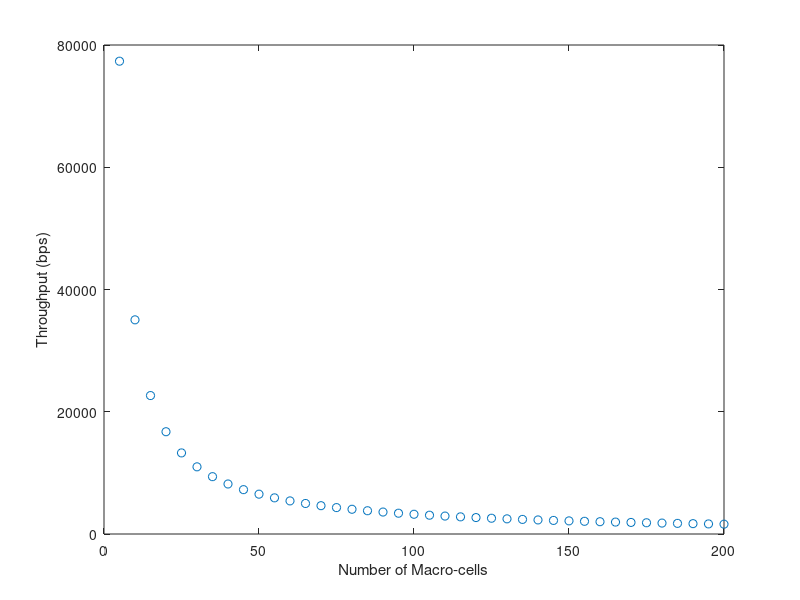

Write MATLAB code to recreate this figure.
%**************************************************************************
% Filename: FFR_Simulator.m
% Group Name: GTW-E
% Date: 03/17/2020
% Description: Script used to simulate Fractional Frequency Reuse(FFR)
% medthods for HetNet applications. Four FFR algorithms are modeled to
% analyze performance tradeoffs between algorithm approaches. 
%
% FFR Algorithms:
%                FFR-3SL (Proposed Paper) 
%                FFR-3  (Reference:10) 
%                OSFFR  (Reference:11)
%                FFR-3R (Reference:12) 
%
%**************************************************************************

%----------------------------------------------------
% Common Sim Variables
%----------------------------------------------------
BER     = 10^-6;         % Target Bit Error Rate(BER)
alpha   = -1.5/log(BER); % Constant for target BER
deltaf  = 15e3;          % Subcarrier spacing (Hz)
CH_BW   = 20e6;          % Channel Bandwidth (Hz)
m_users = 150;           % Macrocell Users
f_users = 150;           % Femtocell Users
SCpRB   = 12;            % Sub-carriers per resource block
Num_RB  = 100;           % Total number of resource blocks
Num_SC  = Num_RB*SCpRB;  % Number of subcarriers
MC_TxP  = [10 15 20];    % Macrocell Base Station Transmit Power
FC_TxP  = 20e-3;         % Femtocell Base Station Transmit Power
No_PSD  = -174;          % Noise Power Spectral Density (dBm/Hz)
Nm      = 7;             % Number of Macrocells
Nf      = 210;           % Number of Femtocells
d_vec  = 5;              % Distance from base station to user in meters
Lwalls = [7 10 15];      % Loss through walls [light internal, internal, external]
wall_type = 1;           % Selects wall type from array of wall loss vector
                         % hard coded to 1(light internal) for now, will 
                         % implement selector code later.

                         

PL_outdoor = 28.0 + 35*log10(d_vec);
PL_indoor  = 38.5 + 20*log10(d_vec)+Lwalls(wall_type);
PL_vec = [PL_outdoor PL_indoor];
PL_type = 1;        % Selects PL type being either indoor or outdoor.
                    % hard coded to 1(outdoor) for now, will implement selector code
                    % later.
PL = PL_vec(PL_type);
                    
%--------------------------------------------------------------------------
% FFR-3SL Code (Proposed Paper)
%--------------------------------------------------------------------------






%--------------------------------------------------------------------------
% FFR-3 Code FFR-3  (Reference:10)
%--------------------------------------------------------------------------


%-------------------------------------------
% Macrocell - SINR, Capacity, and Throughput
%-------------------------------------------
idx = 0;
Nm_vec = 5:5:200;
for Num_Mc = Nm_vec
    
    Ch_Gain = 10^-(PL/10);
    
    MC_TxP = MC_TxP(1);
    MC_TxP_W = 10^(MC_TxP/10);
    
    FC_TxP_W = 10^(FC_TxP/10);
    
    % Summation of M neighboring Macro-cell's Power & Gain products on sub-carrier k
    sigma_PMp_GMp = 0; % Initialize to zero
    for m=1:(Num_Mc-1)
        sigma_PMp_GMp = sigma_PMp_GMp + (MC_TxP_W*Ch_Gain);
    end
    
    % Summation of F neighboring Femto-cell Power & Gain products on sub-carrier k
    sigma_PF_GF = 0; % Initialize to zero
    %for f=1:(Nf-1)
    for f=1:(Num_Mc)
        sigma_PF_GF = sigma_PF_GF + (FC_TxP_W*Ch_Gain);
    end
    
    % SINR equation for a given Macro-cell on sub-carrier k
    SINRmk = (MC_TxP_W*Ch_Gain)/(10^((No_PSD*deltaf)/10) + sigma_PMp_GMp + sigma_PF_GF);
    
    % Capacity of macro user m on sub-carrier k
    Cmk = deltaf*log2(1+alpha*SINRmk);
    
    % Calculate Throughput of the Macro-cell across all m users
    Tm = 0; % Initialize to zero
    for m=1:m_users
        Tm = Tm + Cmk;
    end
    
    % Store the throughput into the vector (vector used for plotting)
    idx = idx+1;
    Tm_vec(idx) = Tm;
    
end

%-------------------------------------------
% Femtocell - SINR, Capacity, and Throughput
%-------------------------------------------
% idx = 0;
% Nm_vec = 5:5:200;
% for Num_Mc = Nm_vec
%     
%     idx = idx+1;
%     
%     Ch_Gain = 10^-(PL/10);
%     
%     MC_TxP = MC_TxP(1);
%     MC_TxP_W = 10^(MC_TxP/10);
%     
%     FC_TxP_W = 10^(FC_TxP/10);
%     
%     % Summation of M neighboring Macro-cell's Power & Gain products on sub-carrier k
%     sigma_PMp_GMp = 0; % Initialize to zero
%     for m=1:(Num_Mc-1)
%         sigma_PMp_GMp = sigma_PMp_GMp + (MC_TxP_W*Ch_Gain);
%     end
%     
%     % Summation of F neighboring Femto-cell Power & Gain products on sub-carrier k
%     sigma_PF_GF = 0; % Initialize to zero
%     for f=1:(Nf-1)
%         sigma_PF_GF = sigma_PF_GF + (FC_TxP_W*Ch_Gain);
%     end
%     
%     % NOTE: Needs more work.
%     % % SINR equation for a given Femto-cell on sub-carrier k
%     % SINRfk = (FC_TxP_W*Ch_Gain)/(10^((No_PSD*deltaf)/10) + sigma_PMp_GMp + sigma_PF_GF);
%     
% 
% end


%--------------------------------------------------------------------------
% OSFFR Code (Reference:11)
%--------------------------------------------------------------------------








%--------------------------------------------------------------------------
% FFR-3R Code FFR-3R (Reference:12)
%--------------------------------------------------------------------------






%--------------------------------------------------------------------------
% Analysis
%--------------------------------------------------------------------------





%--------------------------------------------------------------------------
% Figures/Plots
%--------------------------------------------------------------------------

figure; 
plot(Nm_vec,Tm_vec, 'o');
xlabel('Number of Macro-cells');
ylabel('Throughput (bps)');
